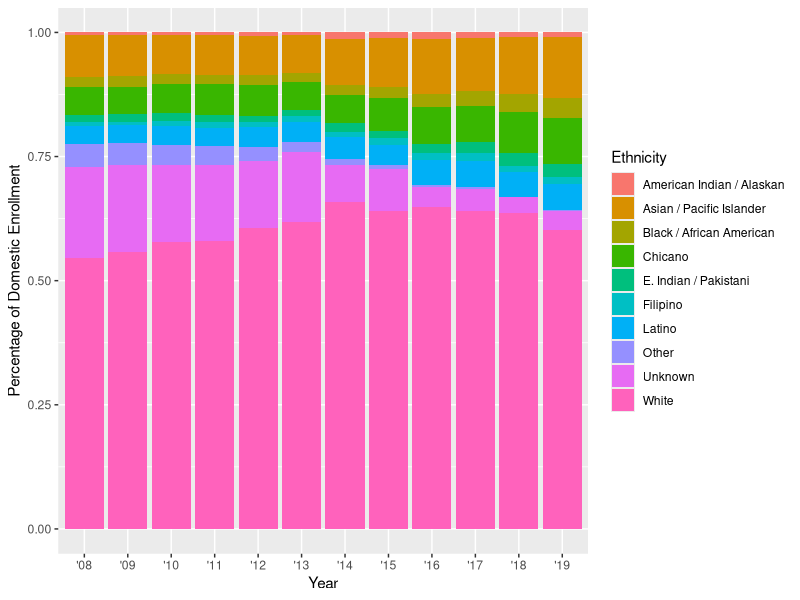

Recreate this plot in R.
## ---- chunk 1
knitr::opts_chunk$set(echo = TRUE, message = FALSE, warning = FALSE)

library(here)
library(tidyverse)
## ---- chunk 2
ucsb_grad <-
  read_csv(here("data", "ucsb_grad_data.csv"))
## ---- chunk 3

ggplot(data = ucsb_grad,
       aes(x = year_abbr, y = domestic_enrollment, fill = ethnicity))+
  geom_col(position = "fill") +
  labs(x = "Year", y = "Percentage of Domestic Enrollment", fill = "Ethnicity")
